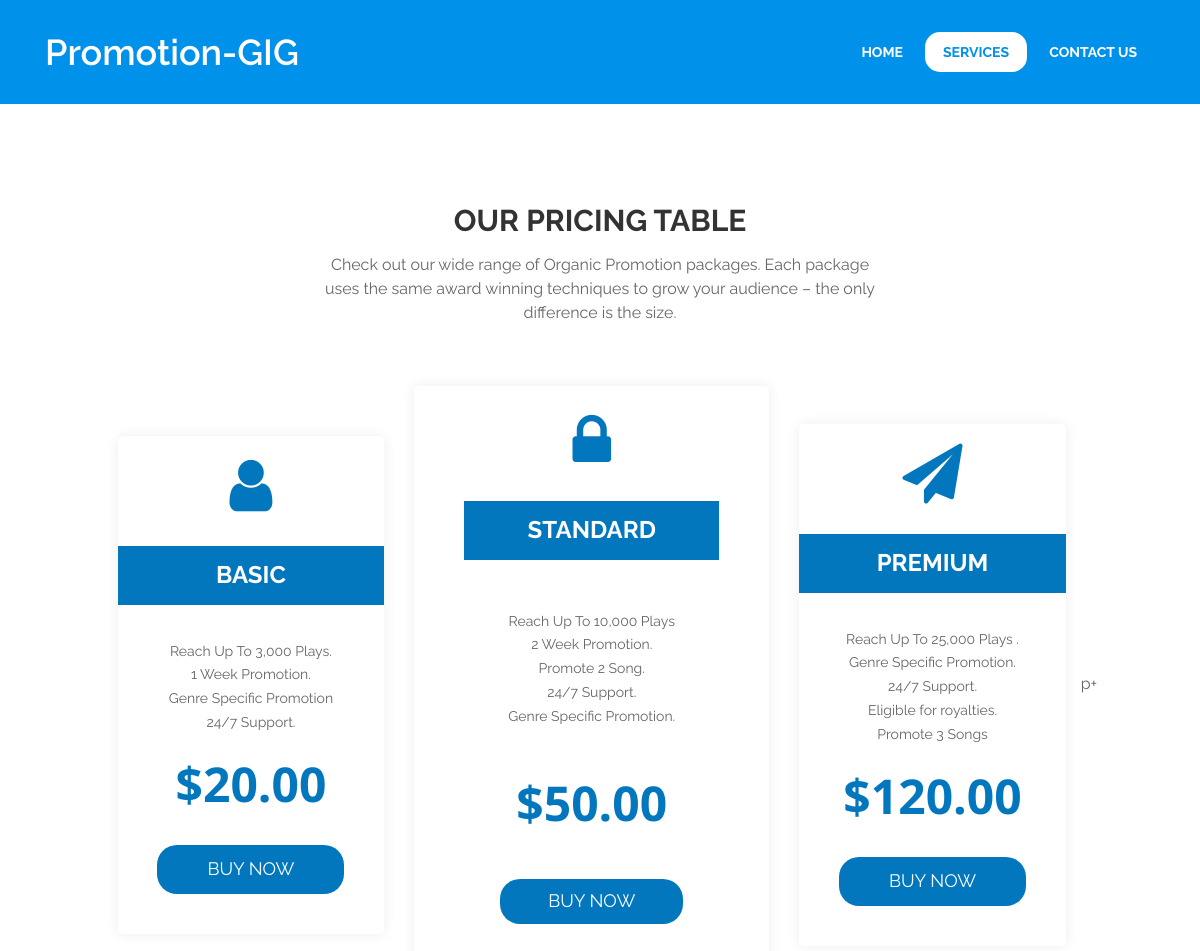
/2, run on the app's committed database.
### product/models.py (models this page shows)
class Product(models.Model):
    id = models.AutoField(primary_key=True)
    product_name = models.CharField(max_length=300)
    description = models.TextField()
    photo = models.ImageField(upload_to='static/product_photo',blank=True)
    basic_price = models.DecimalField(max_digits=6, decimal_places=2)
    standard_price = models.DecimalField(max_digits=6, decimal_places=2)
    premium_price = models.DecimalField(max_digits=6, decimal_places=2)

### pages/views.py (the view)
# urls.py: path('<int:pk>', ProductPageView.as_view(), name='pricing'),
class ProductPageView(DetailView): # new
    template_name = 'pricing.html'
    def get_queryset(self):
        return Product.objects.all()

### templates/pricing.html (shortened to what this page needs)
{% load static %}
<!DOCTYPE html>
<html lang="en">
  <head>
    <link href="https://maxcdn.bootstrapcdn.com/font-awesome/4.6.3/css/font-awesome.min.css" rel="stylesheet">
    <link rel="stylesheet" href="https://maxcdn.bootstrapcdn.com/bootstrap/4.0.0-beta/css/bootstrap.min.css">
    <link href="{% static 'assets/css/slick.css' %}"  rel="stylesheet">
    <link href="{% static 'assets/css/magnific-popup.css' %}" rel="stylesheet">
    <link rel="stylesheet" type="text/css" href="https://unpkg.com/circlebars@1.0.3/dist/circle.css">
	<link href="{% static 'style.css' %}"  rel="stylesheet">
	</head>
  <body>
	  <header id="mu-hero">
		<div class="container">
			<nav class="navbar navbar-expand-lg navbar-light mu-navbar">
				<a class="navbar-brand mu-logo" href="{% url 'home' %}"><span>Promotion-GIG</span></a>
			  <div class="collapse navbar-collapse" id="navbarSupportedContent">
			    <ul class="navbar-nav mr-auto mu-navbar-nav">
			      <li class="nav-item">
			        <a href="{% url 'home' %}">Home</a>
			      </li>
				  <li class="nav-item  active"><a href="{% url 'service'  %}">Services</a></li>
				  <li class="nav-item"><a href="mailto:Smsline2020@gmail.com">Contact Us</a></li>
			    </ul>
			  </div>
			</nav>
		</div>
	</header>
	{% block content %}
		<section id="mu-pricing">
			<div class="container">
				<div class="row">
					<div class="col-md-12">
						<div class="mu-pricing-area">
							<div class="row">
								<div class="col-md-12">
									<div class="mu-title">
										<h2>Our Pricing Table</h2>
										<p>Check out our wide range of Organic  Promotion packages.
											Each package uses the same award winning techniques to grow your audience – the only difference is the size.</p>
									</div>
								</div>
								<div class="col-md-12">
									<div class="mu-pricing-content">
										<ul class="mu-pricing-table">
											<li>
												<div class="mu-pricing-single">
													<div class="mu-pricing-single-icon">
														<span class="fa fa-user"></span>
													</div>
													<div class="mu-pricing-single-title">
														<h3>Basic</h3>
													</div>
													<div class="mu-pricing-single-content">
														<ul>
															<li>Reach Up To 3,000 Plays.</li>
															<li>1 Week Promotion.</li>
															<li>Genre Specific Promotion</li>
															<li>24/7 Support.</li>
														</ul>
													</div>
													<div class="mu-single-pricebox">
														<h4> ${{ object.basic_price }}</h4>
													</div>
													<a class="mu-buy-now-btn" href="https://flutterwave.com/pay/basicspotifypromotion">Buy now</a>
												</div>
											</li>
											<li class="mu-standard-pricing">
												<div class="mu-pricing-single">
													<div class="mu-pricing-single-icon">
														<span class="fa fa-lock"></span>
													</div>
													<div class="mu-pricing-single-title">
														<h3>Standard</h3>
													</div>
													<div class="mu-pricing-single-content">
														<ul>
															<li>Reach Up To 10,000 Plays </li>
															<li>2 Week Promotion.</li>
															<li>Promote 2 Song.</li>
															<li>24/7 Support.</li>
															<li>Genre Specific Promotion.</li>
														</ul>
													</div>
													<div class="mu-single-pricebox">
														<h4> ${{ object.standard_price }}</h4>
													</div>
													<a class="mu-buy-now-btn" href="https://flutterwave.com/pay/standardspotifypromotion">Buy now</a>
												</div>
											</li>
											<li>
												<div class="mu-pricing-single">
													<div class="mu-pricing-single-icon">
														<span class="fa fa-paper-plane"></span>
													</div>
													<div class="mu-pricing-single-title">
														<h3>Premium</h3>
													</div>
													<div class="mu-pricing-single-content">
														<ul>
															<li>Reach Up To 25,000 Plays .</li>
															<li>Genre Specific Promotion.</li>
															<li>24/7 Support.</li>
															<li>Eligible for royalties.</li>
															<li>Promote 3 Songs</li>
														</ul>
													</div>
													<div class="mu-single-pricebox">
														<h4> ${{ object.premium_price }}</h4>
													</div>
													<a class="mu-buy-now-btn" href="https://flutterwave.com/pay/premiumspotifypromotion">Buy now</a>
												</div>
											</li>p+
										</ul>
									</div>
								</div>
							</div>
						</div>
					</div>
				</div>
			</div>
		</section>
  {% endblock content %}
  </body>
</html>

### static/style.css (style rules this page uses)
body, html { overflow-x:hidden; }
body { font-family: 'Raleway', sans-serif; color: #666666; font-size: 16px; font-weight: 400; }
ul { padding: 0; margin: 0; }
ul li { list-style: disc; font-size: 17px; line-height: 1.59; }
a { text-decoration: none; color: #2f2f2f; }
h1, h2, h3, h4, h5, h6 { font-family: 'Raleway', sans-serif; font-weight: 700; margin-top: 0; }
h2 { font-size: 32px; line-height: 1.13; }
h3 { font-size: 26px; }
h4 { font-size: 22px; }
a:hover, a:focus, .mu-book-now-btn, .mu-copy-right a:hover, .mu-copy-right a:focus, .mu-send-msg-btn:hover, .mu-send-msg-btn:focus, .mu-logo, .mu-logo:hover, .mu-logo:focus, .mu-client-quote, .mu-clients-slider .slick-prev, .mu-clients-slider .slick-next, .mu-clients-slider .slick-prev::before, .mu-clients-slider .slick-next::before, .my-why-us-single-icon { color: #0091ea; }
#mu-hero { background-color: #0091ea; display: inline; float: left; width: 100%; }
.mu-navbar .mu-logo { color: #fff; font-weight: 600; font-size: 36px; }
.mu-logo span { display: inline-block; }
.mu-navbar { padding: 20px 0; }
.mu-navbar-nav { display: block; text-align: right; width: 100%; }
.mu-navbar-nav li { list-style: none; display: inline-block; }
.mu-navbar-nav li a { color: #fefeff; display: block; font-size: 14px; font-weight: 700; text-transform: uppercase; padding: 9px 18px; border-radius: 15px; -webkit-transition: all 0.5s; -o-transition: all 0.5s; transition: all 0.5s; }
.mu-navbar-nav li.active a, .mu-navbar-nav li a:hover, .mu-navbar-nav li a:focus { background-color: #fff; color: #0091ea; }
.mu-title { display: inline; float: left; text-align: center; width: 100%; margin-bottom: 35px; padding: 0 25%; }
.mu-title h2 { color: #323232; font-size: 30px; text-transform: uppercase; margin-bottom: 15px; }
#mu-pricing { background-color: #fff; float: left; padding: 100px 0; display: inline; width: 100%; }
.mu-pricing-area { display: inline; float: left; text-align: center; width: 100%; }
.mu-pricing-area h2 { color: #333; }
.mu-pricing-content { display: inline; float: left; margin-top: 10px; width: 100%; }
.mu-pricing-table { display: table; width: 100%; }
.mu-pricing-table > li { list-style: none; display: inline-block; margin: 0 15px; width: 24%; vertical-align: middle; }
.mu-pricing-table > li.mu-standard-pricing { width: 32%; }
.mu-pricing-single { display: inline; float: left; text-align: center; padding: 20px 0; width: 100%; box-shadow: 0px 0px 14px #ededed; border-radius: 5px; }
.mu-pricing-single-icon { display: inline; float: left; width: 100%; padding-bottom: 30px; }
.mu-pricing-single-icon span { color: #0277bd; font-size: 60px; }
.mu-pricing-single-title { background-color: #0277bd; color: #fff; display: inline; float: left; padding: 15px 0; width: 100%; }
.mu-pricing-single-title h3 { font-size: 24px; text-transform: uppercase; margin-bottom: 0; }
.mu-pricing-single-content { display: inline; float: left; padding: 35px 0 15px; width: 100%; }
.mu-pricing-single-content ul li { color: #666666; font-size: 14px; list-style: none; line-height: 1.7; }
.mu-single-pricebox { display: inline; float: left; padding: 5px 0 25px; width: 100%; }
.mu-single-pricebox h4 { color: #0277bd; font-size: 48px; font-family: 'Open Sans', sans-serif; }
.mu-buy-now-btn { background-color: #0277bd; border-radius: 20px; color: #fff; display: inline-block; font-size: 18px; padding: 10px 50px; text-transform: uppercase; margin-bottom: 20px; }
.mu-standard-pricing .mu-pricing-single { padding: 25px 50px; }
.mu-standard-pricing .mu-pricing-single-content { padding: 50px 0 40px; }
.mu-standard-pricing .mu-single-pricebox { ; padding: 5px 0 40px; }
.mu-standard-pricing .mu-buy-now-btn { background-color: #0277bd; border-radius: 20px; color: #fff; display: inline-block; font-size: 18px; padding: 8px 48px; text-transform: uppercase; margin-bottom: 35px; }

### data on the page
Product: basic_price "20.00", standard_price "50.00", premium_price "120.00"
